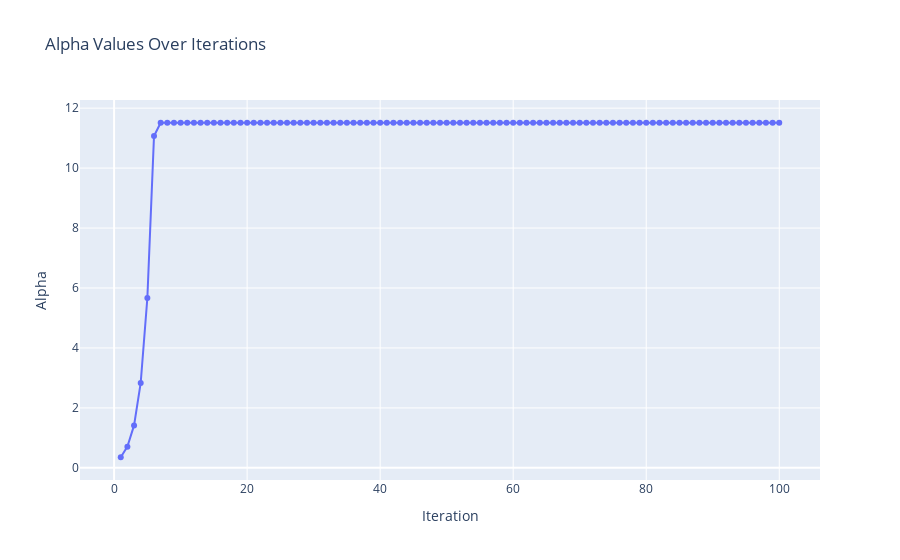

Source (notebook cell):
### Markdown cell above
Alphas interpretation

### Code cell
import pandas as pd
import plotly.express as px
import os

def plot_alphas(iteration_info, output_dir="boosting_output", filename="alphas.html"):
    # Extract iteration numbers and alpha values
    data = [{'Iteration': info['iteration'], 'Alpha': info['alpha']} for info in iteration_info]

    # Convert the list of dictionaries to a pandas DataFrame
    df = pd.DataFrame(data)

    # Create the line plot using Plotly Express
    fig = px.line(
        df,
        x='Iteration',
        y='Alpha',
        labels={'Iteration': 'Iteration', 'Alpha': 'Alpha'},
        title='Alpha Values Over Iterations',
        markers=True  # Ensures markers are shown on the line
    )

    # Show the plot
    fig.show()

    # Ensure the output directory exists
    os.makedirs(output_dir, exist_ok=True)

    # Save the plot as an HTML file
    fig.write_html(os.path.join(output_dir, filename))

# Call the function with iteration_info
plot_alphas(iteration_info)

### Figure 1 — Plotly figure (JSON) as saved in the notebook; plotly's stock layout.template omitted (floating-point values rounded to 4 significant figures)
{"data": [{"hovertemplate": "Iteration=%{x}<br>Alpha=%{y}<extra></extra>", "legendgroup": "", "line": {"color": "#636efa", "dash": "solid"}, "marker": {"symbol": "circle"}, "mode": "lines+markers", "name": "", "orientation": "v", "showlegend": false, "type": "scatter", "x": [1, 2, 3, 4, 5, 6, 7, 8, 9, 10, 11, 12, 13, 14, 15, 16, 17, 18, 19, 20, 21, 22, 23, 24, 25, 26, 27, 28, 29, 30, 31, 32, 33, 34, 35, 36, 37, 38, 39, 40, 41, 42, 43, 44, 45, 46, 47, 48, 49, 50, 51, 52, 53, 54, 55, 56, 57, 58, 59, 60, 61, 62, 63, 64, 65, 66, 67, 68, 69, 70, 71, 72, 73, 74, 75, 76, 77, 78, 79, 80, 81, 82, 83, 84, 85, 86, 87, 88, 89, 90, 91, 92, 93, 94, 95, 96, 97, 98, 99, 100], "xaxis": "x", "y": [0.3541, 0.7082, 1.416, 2.833, 5.665, 11.07, 11.51, 11.51, 11.51, 11.51, 11.51, 11.51, 11.51, 11.51, 11.51, 11.51, 11.51, 11.51, 11.51, 11.51, 11.51, 11.51, 11.51, 11.51, 11.51, 11.51, 11.51, 11.51, 11.51, 11.51, 11.51, 11.51, 11.51, 11.51, 11.51, 11.51, 11.51, 11.51, 11.51, 11.51, 11.51, 11.51, 11.51, 11.51, 11.51, 11.51, 11.51, 11.51, 11.51, 11.51, 11.51, 11.51, 11.51, 11.51, 11.51, 11.51, 11.51, 11.51, 11.51, 11.51, 11.51, 11.51, 11.51, 11.51, 11.51, 11.51, 11.51, 11.51, 11.51, 11.51, 11.51, 11.51, 11.51, 11.51, 11.51, 11.51, 11.51, 11.51, 11.51, 11.51, 11.51, 11.51, 11.51, 11.51, 11.51, 11.51, 11.51, 11.51, 11.51, 11.51, 11.51, 11.51, 11.51, 11.51, 11.51, 11.51, 11.51, 11.51, 11.51, 11.51], "yaxis": "y"}], "layout": {"legend": {"tracegroupgap": 0}, "title": {"text": "Alpha Values Over Iterations"}, "xaxis": {"anchor": "y", "domain": [0, 1], "title": {"text": "Iteration"}}, "yaxis": {"anchor": "x", "domain": [0, 1], "title": {"text": "Alpha"}}}}
